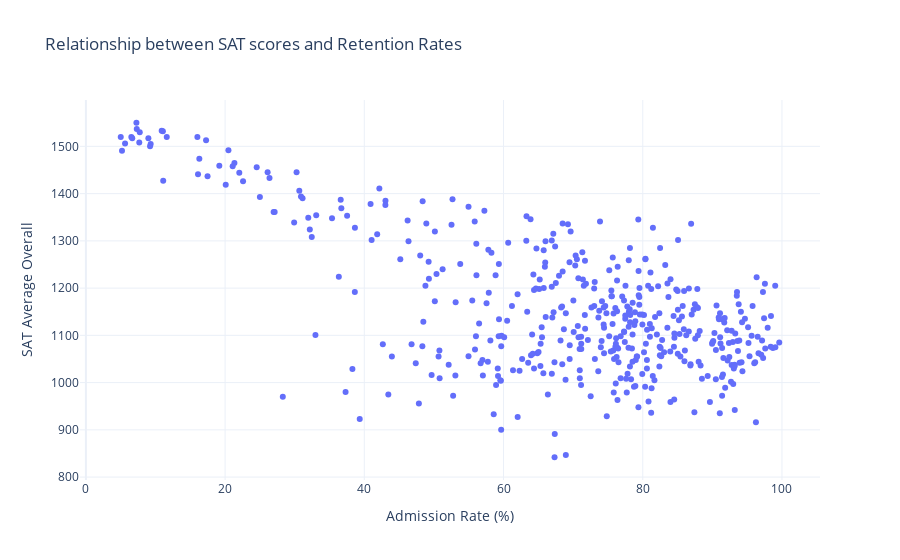

The notebook cell this image was saved under:
### Code cell
fig = px.scatter(data_frame = df.dropna(), #color="School Ownership",
                 x = "Admission Rate (%)", y = "SAT Average Overall",
                 hover_name='School Name',
#                  color_discrete_map={ # replaces default color mapping by value
#                 "True": "RebeccaPurple", "False": "MediumGreen"},
                 template = 'plotly_white',
                title = 'Relationship between SAT scores and Retention Rates')
fig.update_layout(hovermode='x')

### Figure 1 — Plotly figure (JSON) as saved in the notebook; plotly's stock layout.template omitted (floating-point values rounded to 4 significant figures; data arrays with more than 128 entries replaced by an {"elided": "..."} marker saying what was removed)
{"data": [{"hovertemplate": "<b>%{hovertext}</b><br><br>Admission Rate (%)=%{x}<br>SAT Average Overall=%{y}<extra></extra>", "hovertext": {"elided": "460 str values"}, "legendgroup": "", "marker": {"color": "#636efa", "symbol": "circle"}, "mode": "markers", "name": "", "orientation": "v", "showlegend": false, "type": "scatter", "x": {"elided": "460 float values"}, "xaxis": "x", "y": {"elided": "460 int values"}, "yaxis": "y"}], "layout": {"hovermode": "x", "legend": {"tracegroupgap": 0}, "title": {"text": "Relationship between SAT scores and Retention Rates"}, "xaxis": {"anchor": "y", "domain": [0, 1], "title": {"text": "Admission Rate (%)"}}, "yaxis": {"anchor": "x", "domain": [0, 1], "title": {"text": "SAT Average Overall"}}}}
